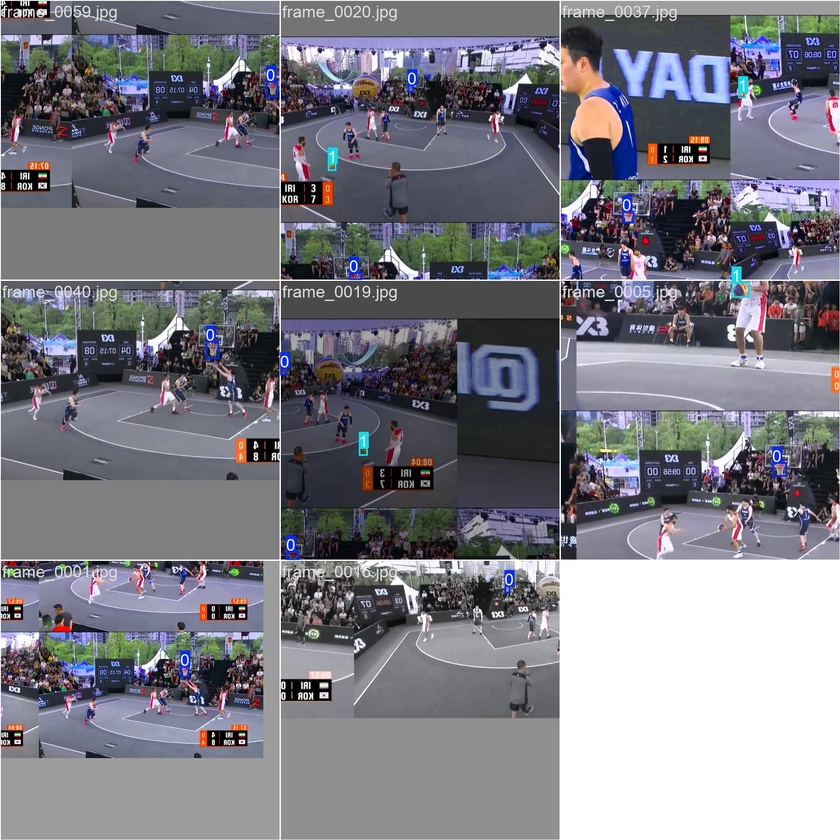
#> input picture runs/detect/basketball_yolo_model4/train_batch0.jpg, 840 x 840 px, shrunk from 1920 x 1920 before the run
$ python -i bh_detect.py   (imports and definitions only)
#> lines starting #> are read from the running program, lines starting #| are printed output that depends on the picture; after the words box and inside, x2 and y2 are one past the last pixel; in counts of white or black regions, pixels touching at a corner belong together
#> further down, picture is the input picture: shape (840, 840, 3); mean B, G, R 132.1, 123.5, 123.7
from typing import Tuple, Optional, List
import numpy as np, cv2

def detect_ball_hsv(frame) -> Optional[Tuple[int,int,int]]:
    hsv = cv2.cvtColor(frame, cv2.COLOR_BGR2HSV)
#> hsv: shape (840, 840, 3); mean H, S, V 79, 40, 136.3
    lower = np.array([5,60,60]); upper = np.array([25,255,255])  # 오렌지 계열
    mask = cv2.inRange(hsv, lower, upper)
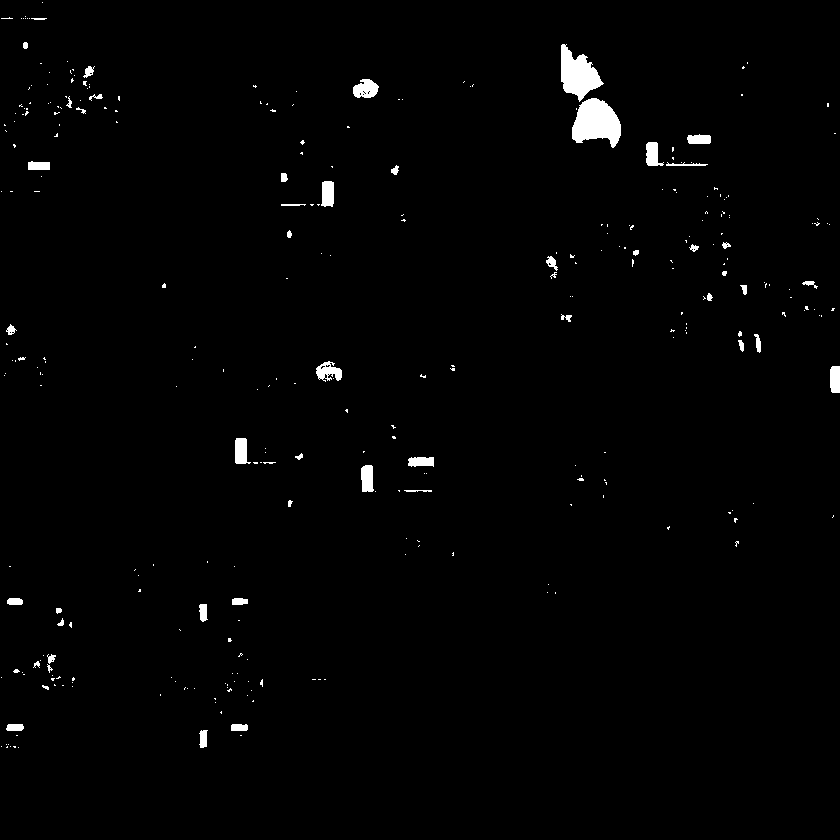
#> mask: shape (840, 840); 1.3% white; 317 white regions (266 under 20 px), largest, box (x1, y1, x2, y2) and area: (572, 98, 621, 148) 1672, (561, 44, 604, 102) 1378, (353, 79, 379, 98) 360
    mask = cv2.medianBlur(mask, 5)
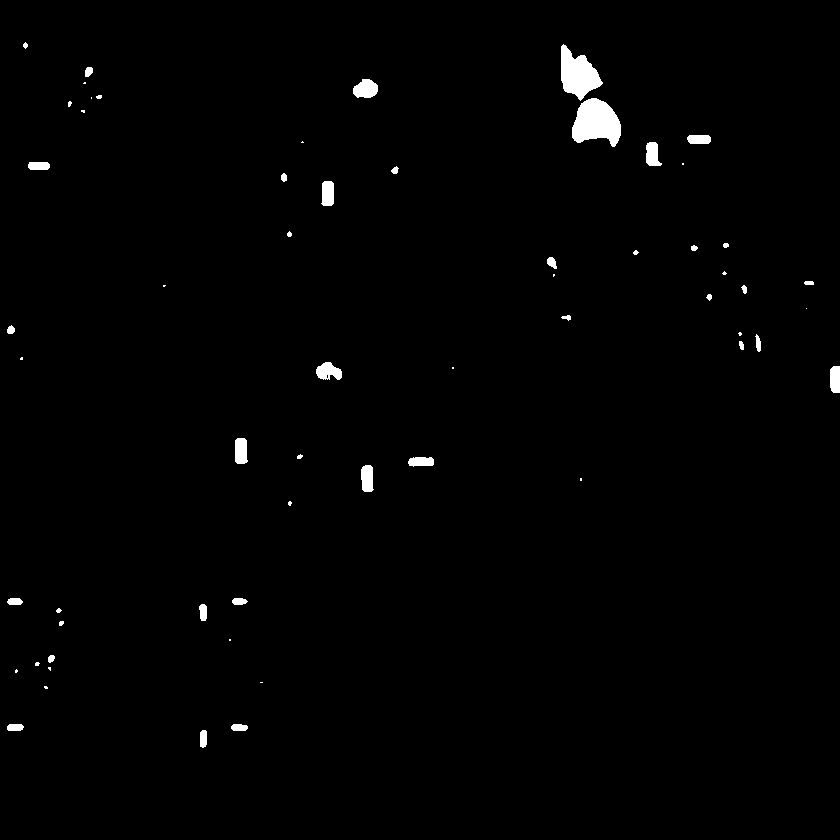
#> mask: shape (840, 840); 1% white; 60 white regions (21 under 20 px)
    cnts,_ = cv2.findContours(mask, cv2.RETR_EXTERNAL, cv2.CHAIN_APPROX_SIMPLE)
#> cnts = 60 contours, 29 with area under 20; largest, box (x1, y1, x2, y2) and area: (572, 98, 621, 147) 1596, (561, 44, 603, 101) 1301, (353, 79, 378, 98) 332, (316, 362, 342, 380) 294, (235, 438, 248, 464) 270
    cand, bestR = None, 0
    for c in cnts:
        (x,y), r = cv2.minEnclosingCircle(c)
        if 4<r<60 and cv2.contourArea(c)>40:
            if r>bestR: bestR=r; cand=(int(x),int(y),int(r))
#> this loop made 60 passes
#> (x, y, r, bestR, cand) on passes 1, 18, 53, 59: (203.5, 738.5, 8.63, 8.63, (203, 738, 8)), (367.5, 478.1, 13.35, 13.35, (367, 478, 13)), (596.6, 124.8, 27.41, 27.41, (596, 124, 27)), (575.1, 70.91, 29.5, 29.5, (575, 70, 29))
#> (x, y, r) on passes 2, 3, 4, 6, 8, 9: (239, 727, 8.06), (15, 727.5, 8.14), (45.5, 687, 1.8), (15.5, 670.5, 1.58), (37, 664, 2.24), (51, 658.5, 4.03)
#> after the loop, bestR = 29.5
    return cand

def is_score_event(traj: List[Tuple[int,int,int]], hoop_px: Tuple[int,int]) -> bool:
    if not traj or hoop_px is None or len(traj)<6: return False
    hx,hy = hoop_px
    xs = [x for x,_,_ in traj[-6:]]
    ys = [y for _,y,_ in traj[-6:]]
    if min(ys)<hy-20 and max(ys)>hy+10 and min(abs(np.array(xs)-hx))<40:
        return True
    return False

def ocr_digits(img) -> str:
    try:
        import pytesseract
    except Exception:
        return ""
    gray = cv2.cvtColor(img, cv2.COLOR_BGR2GRAY)
    gray = cv2.bilateralFilter(gray, 5, 50, 50)
    gray = cv2.adaptiveThreshold(gray,255,cv2.ADAPTIVE_THRESH_GAUSSIAN_C,
                                 cv2.THRESH_BINARY,31,5)
    cfg = "--oem 1 --psm 7 -c tessedit_char_whitelist=0123456789"
    txt = pytesseract.image_to_string(gray, config=cfg)
    return "".join([c for c in txt if c.isdigit()])

def shooter_roi_near_ball(frame, b: Tuple[int,int,int]):
    h,w = frame.shape[:2]
    x,y,r = b
    x0 = max(0, x-80); x1 = min(w, x+80)
    y0 = max(0, y-200); y1 = min(h, y-60)
    if x1<=x0 or y1<=y0: return None
    return frame[y0:y1, x0:x1]

>>> import cv2
>>> picture = cv2.imread('../../runs/detect/basketball_yolo_model4/train_batch0.jpg')
>>> result = detect_ball_hsv(picture)
#> result = (575, 70, 29)

$ run again, on runs/detect/basketball_yolo_model4/train_batch1.jpg
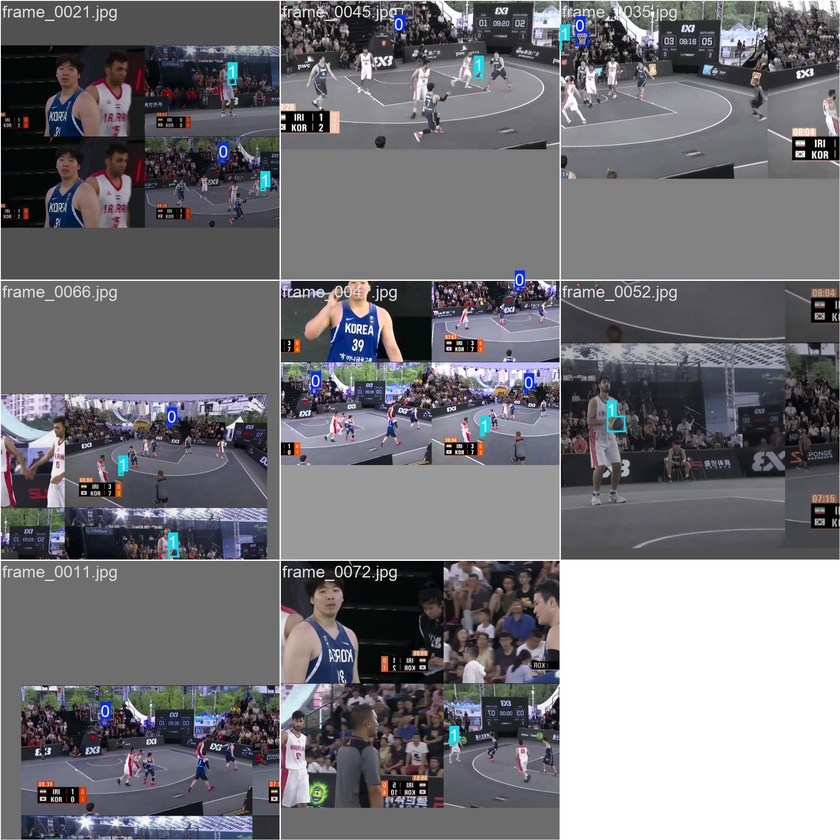
#> input picture runs/detect/basketball_yolo_model4/train_batch1.jpg, 840 x 840 px, shrunk from 1920 x 1920 before the run
#> picture is the input picture: shape (840, 840, 3); mean B, G, R 120.6, 115.9, 116.8
#> hsv: shape (840, 840, 3); mean H, S, V 67.4, 29.3, 123.3
#> in detect_ball_hsv, `mask = cv2.inRange(hsv, lower, upper)`:
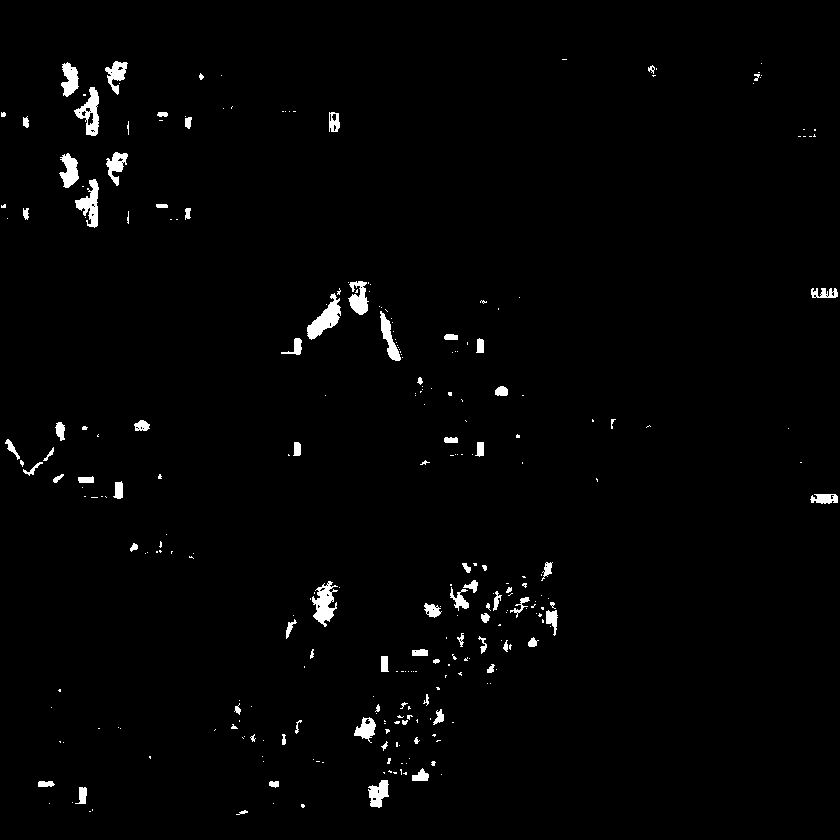
#> mask: shape (840, 840); 1.6% white; 289 white regions (206 under 20 px), largest, box (x1, y1, x2, y2) and area: (307, 293, 341, 340) 670, (312, 581, 338, 627) 623, (74, 87, 99, 136) 564
#> in detect_ball_hsv, `mask = cv2.medianBlur(mask, 5)`:
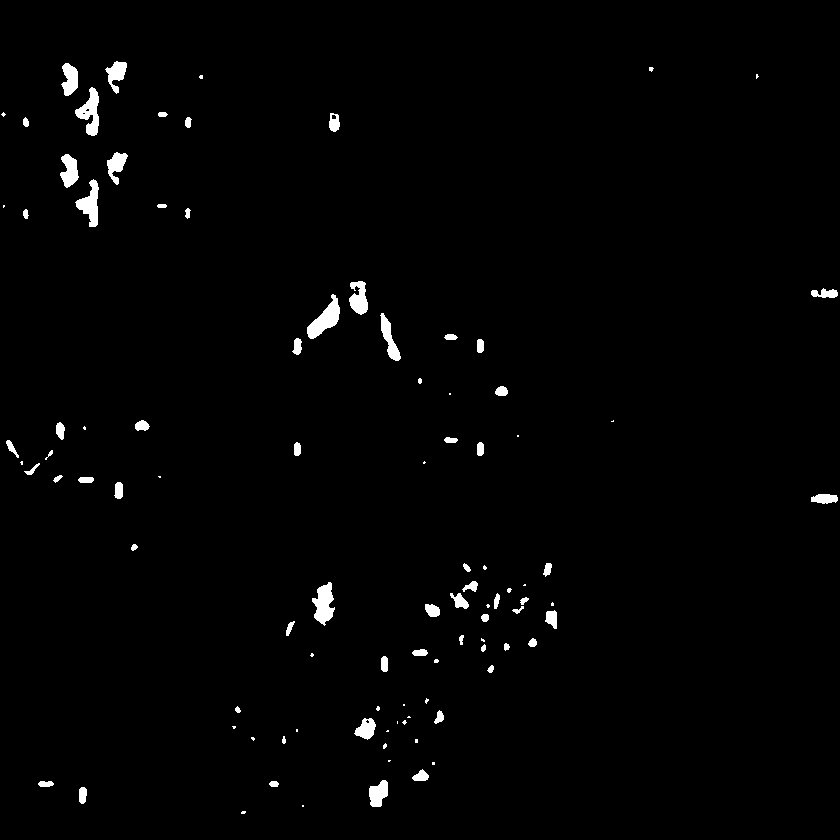
#> mask: shape (840, 840); 1.4% white; 99 white regions (36 under 20 px)
#> cnts = 99 contours, 39 with area under 20; largest, box (x1, y1, x2, y2) and area: (307, 294, 340, 339) 611, (312, 582, 335, 626) 551, (75, 87, 99, 136) 531, (75, 179, 99, 227) 496, (349, 281, 368, 315) 390
#> the loop in detect_ball_hsv, `for c in cnts:` made 99 passes
#> (x, y, r, bestR, cand) on passes 3, 6, 48, 78: (82.5, 795, 8.14, 8.14, (82, 795, 8)), (378.5, 793, 14.53, 14.53, (378, 793, 14)), (327, 603.5, 21.71, 21.71, (327, 603, 21)), (389.5, 336.5, 24.99, 24.99, (389, 336, 24))
#> after the loop in detect_ball_hsv, `for c in cnts:`: bestR = 24.99
#> result = (389, 336, 24)
